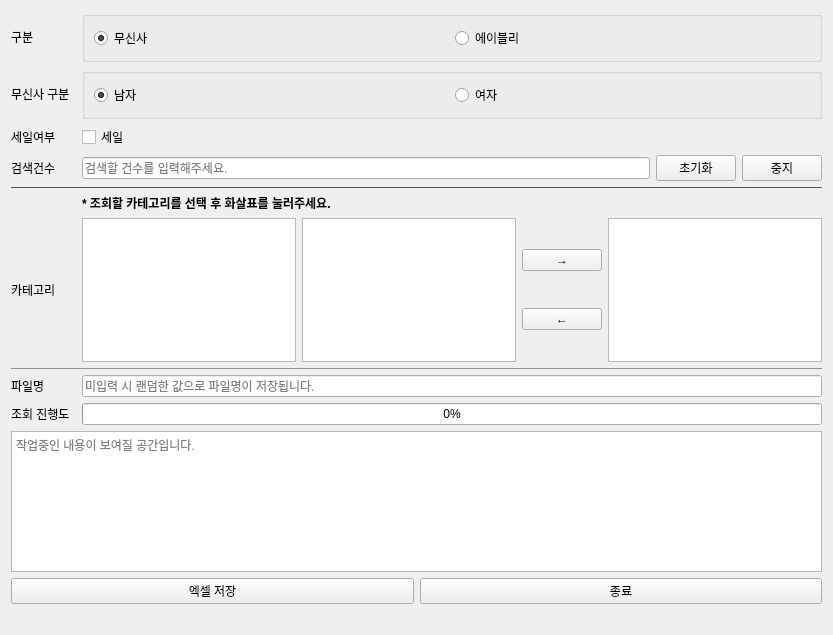
<?xml version="1.0" encoding="UTF-8"?>
<ui version="4.0">
 <class>Form</class>
 <widget class="QWidget" name="Form">
  <property name="geometry">
   <rect>
    <x>0</x>
    <y>0</y>
    <width>833</width>
    <height>635</height>
   </rect>
  </property>
  <property name="windowTitle">
   <string>Form</string>
  </property>
  <layout class="QGridLayout" name="gridLayout_3">
   <item row="3" column="0">
    <layout class="QVBoxLayout" name="verticalLayout_3">
     <item>
      <widget class="QTextBrowser" name="contents">
       <property name="placeholderText">
        <string>작업중인 내용이 보여질 공간입니다.</string>
       </property>
      </widget>
     </item>
     <item>
      <layout class="QHBoxLayout" name="horizontalLayout_3">
       <item>
        <widget class="QPushButton" name="excel_save_button">
         <property name="text">
          <string>엑셀 저장</string>
         </property>
        </widget>
       </item>
       <item>
        <widget class="QPushButton" name="exit_button">
         <property name="text">
          <string>종료</string>
         </property>
        </widget>
       </item>
      </layout>
     </item>
     <item>
      <widget class="QLabel" name="label_running">
       <property name="text">
        <string/>
       </property>
      </widget>
     </item>
    </layout>
   </item>
   <item row="0" column="0">
    <layout class="QGridLayout" name="gridLayout_2">
     <item row="7" column="0">
      <widget class="QLabel" name="label_5">
       <property name="text">
        <string>카테고리</string>
       </property>
      </widget>
     </item>
     <item row="6" column="2">
      <widget class="QLabel" name="label_7">
       <property name="styleSheet">
        <string notr="true">font-weight: bold;</string>
       </property>
       <property name="text">
        <string>* 조회할 카테고리를 선택 후 화살표를 눌러주세요.</string>
       </property>
      </widget>
     </item>
     <item row="3" column="0">
      <widget class="QLabel" name="label_2">
       <property name="text">
        <string>검색건수</string>
       </property>
      </widget>
     </item>
     <item row="11" column="0">
      <widget class="QLabel" name="label_6">
       <property name="text">
        <string>조회 진행도</string>
       </property>
      </widget>
     </item>
     <item row="5" column="0" colspan="3">
      <widget class="QFrame" name="frame">
       <property name="minimumSize">
        <size>
         <width>799</width>
         <height>1</height>
        </size>
       </property>
       <property name="styleSheet">
        <string notr="true">background-color: #808080;</string>
       </property>
       <property name="frameShape">
        <enum>QFrame::HLine</enum>
       </property>
       <property name="frameShadow">
        <enum>QFrame::Raised</enum>
       </property>
      </widget>
     </item>
     <item row="10" column="0">
      <widget class="QLabel" name="label">
       <property name="text">
        <string>파일명</string>
       </property>
      </widget>
     </item>
     <item row="7" column="2">
      <layout class="QHBoxLayout" name="horizontalLayout_2">
       <item>
        <widget class="QListWidget" name="category1_list_widget"/>
       </item>
       <item>
        <widget class="QListWidget" name="category2_list_widget">
         <property name="selectionMode">
          <enum>QAbstractItemView::ExtendedSelection</enum>
         </property>
        </widget>
       </item>
       <item>
        <layout class="QVBoxLayout" name="verticalLayout_7">
         <item>
          <widget class="QPushButton" name="use_button">
           <property name="text">
            <string>→</string>
           </property>
          </widget>
         </item>
         <item>
          <widget class="QPushButton" name="disable_button">
           <property name="text">
            <string>←</string>
           </property>
          </widget>
         </item>
        </layout>
       </item>
       <item>
        <widget class="QListWidget" name="selected_category_list_widget">
         <property name="selectionMode">
          <enum>QAbstractItemView::ExtendedSelection</enum>
         </property>
        </widget>
       </item>
      </layout>
     </item>
     <item row="10" column="2">
      <widget class="QLineEdit" name="excel_name">
       <property name="placeholderText">
        <string>미입력 시 랜덤한 값으로 파일명이 저장됩니다.</string>
       </property>
      </widget>
     </item>
     <item row="1" column="0">
      <widget class="QLabel" name="musinsa_category_type_label">
       <property name="text">
        <string>무신사 구분</string>
       </property>
      </widget>
     </item>
     <item row="11" column="2">
      <widget class="QProgressBar" name="progress_bar">
       <property name="value">
        <number>0</number>
       </property>
      </widget>
     </item>
     <item row="2" column="2">
      <widget class="QCheckBox" name="musinsa_category_type_sale_check">
       <property name="text">
        <string>세일</string>
       </property>
      </widget>
     </item>
     <item row="3" column="2">
      <layout class="QHBoxLayout" name="horizontalLayout">
       <item>
        <widget class="QLineEdit" name="count_input">
         <property name="placeholderText">
          <string>검색할 건수를 입력해주세요.</string>
         </property>
        </widget>
       </item>
       <item>
        <widget class="QPushButton" name="reset_button">
         <property name="text">
          <string>초기화</string>
         </property>
        </widget>
       </item>
       <item>
        <widget class="QPushButton" name="stop_button">
         <property name="text">
          <string>중지</string>
         </property>
        </widget>
       </item>
      </layout>
     </item>
     <item row="2" column="0">
      <widget class="QLabel" name="sale_label">
       <property name="text">
        <string>세일여부</string>
       </property>
      </widget>
     </item>
     <item row="8" column="0" colspan="3">
      <widget class="QFrame" name="frame_2">
       <property name="minimumSize">
        <size>
         <width>0</width>
         <height>1</height>
        </size>
       </property>
       <property name="styleSheet">
        <string notr="true">background-color: #808080;</string>
       </property>
       <property name="frameShape">
        <enum>QFrame::HLine</enum>
       </property>
       <property name="frameShadow">
        <enum>QFrame::Sunken</enum>
       </property>
      </widget>
     </item>
     <item row="0" column="0">
      <widget class="QLabel" name="label_3">
       <property name="text">
        <string>구분</string>
       </property>
      </widget>
     </item>
     <item row="1" column="2">
      <widget class="QGroupBox" name="musinsa_male_radio_group">
       <layout class="QHBoxLayout" name="horizontalLayout_4">
        <item>
         <widget class="QRadioButton" name="musinsa_category_type_male_radio">
          <property name="text">
           <string>남자</string>
          </property>
          <property name="checked">
           <bool>true</bool>
          </property>
         </widget>
        </item>
        <item>
         <widget class="QRadioButton" name="musinsa_category_type_female_radio">
          <property name="text">
           <string>여자</string>
          </property>
         </widget>
        </item>
       </layout>
      </widget>
     </item>
     <item row="0" column="2">
      <widget class="QGroupBox" name="type_group">
       <layout class="QHBoxLayout" name="horizontalLayout_7">
        <item>
         <widget class="QRadioButton" name="musinsa_radio_button">
          <property name="text">
           <string>무신사</string>
          </property>
          <property name="checked">
           <bool>true</bool>
          </property>
         </widget>
        </item>
        <item>
         <widget class="QRadioButton" name="ably_radio_button">
          <property name="text">
           <string>에이블리</string>
          </property>
         </widget>
        </item>
       </layout>
      </widget>
     </item>
    </layout>
   </item>
  </layout>
 </widget>
 <resources/>
 <connections/>
</ui>
